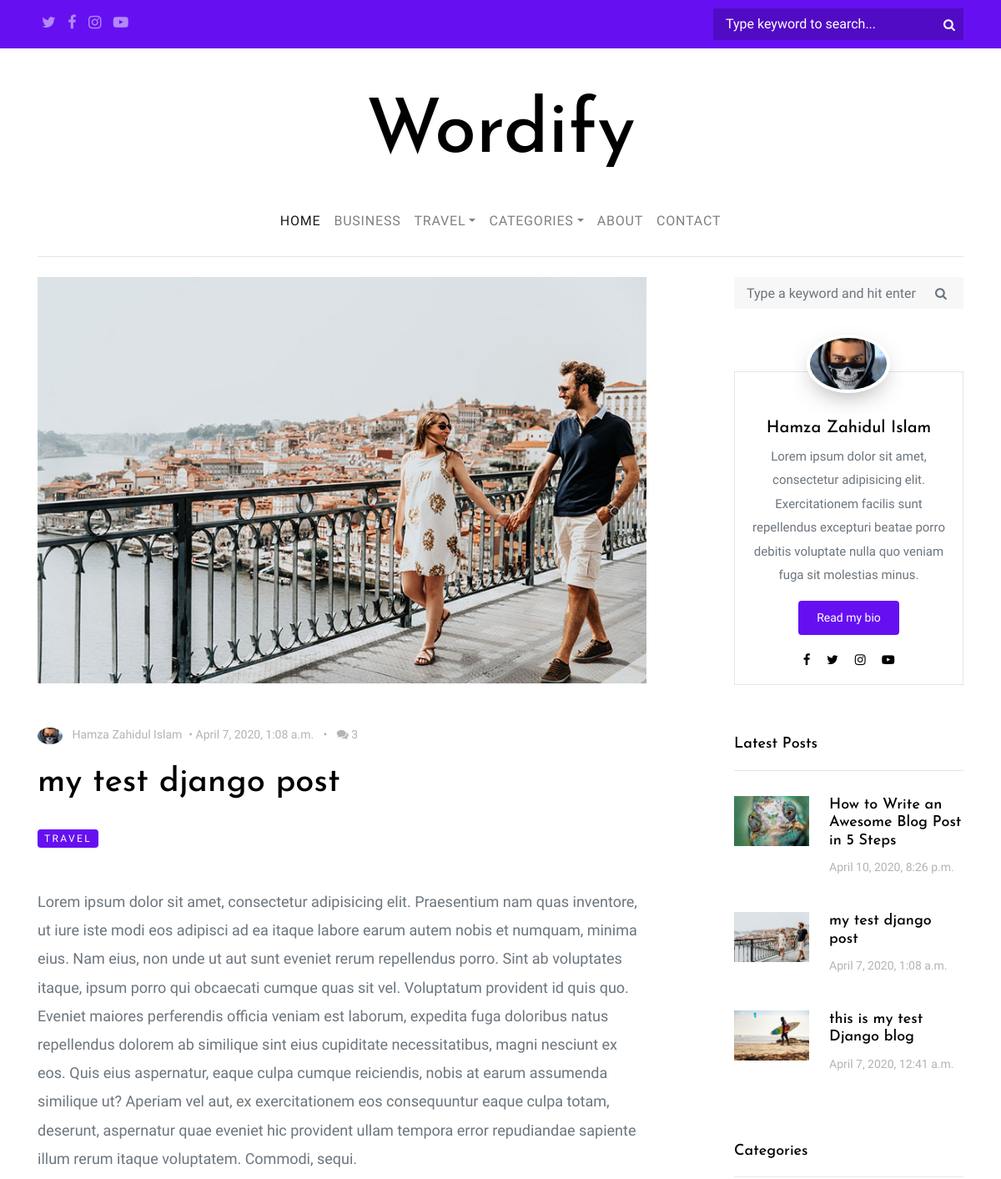
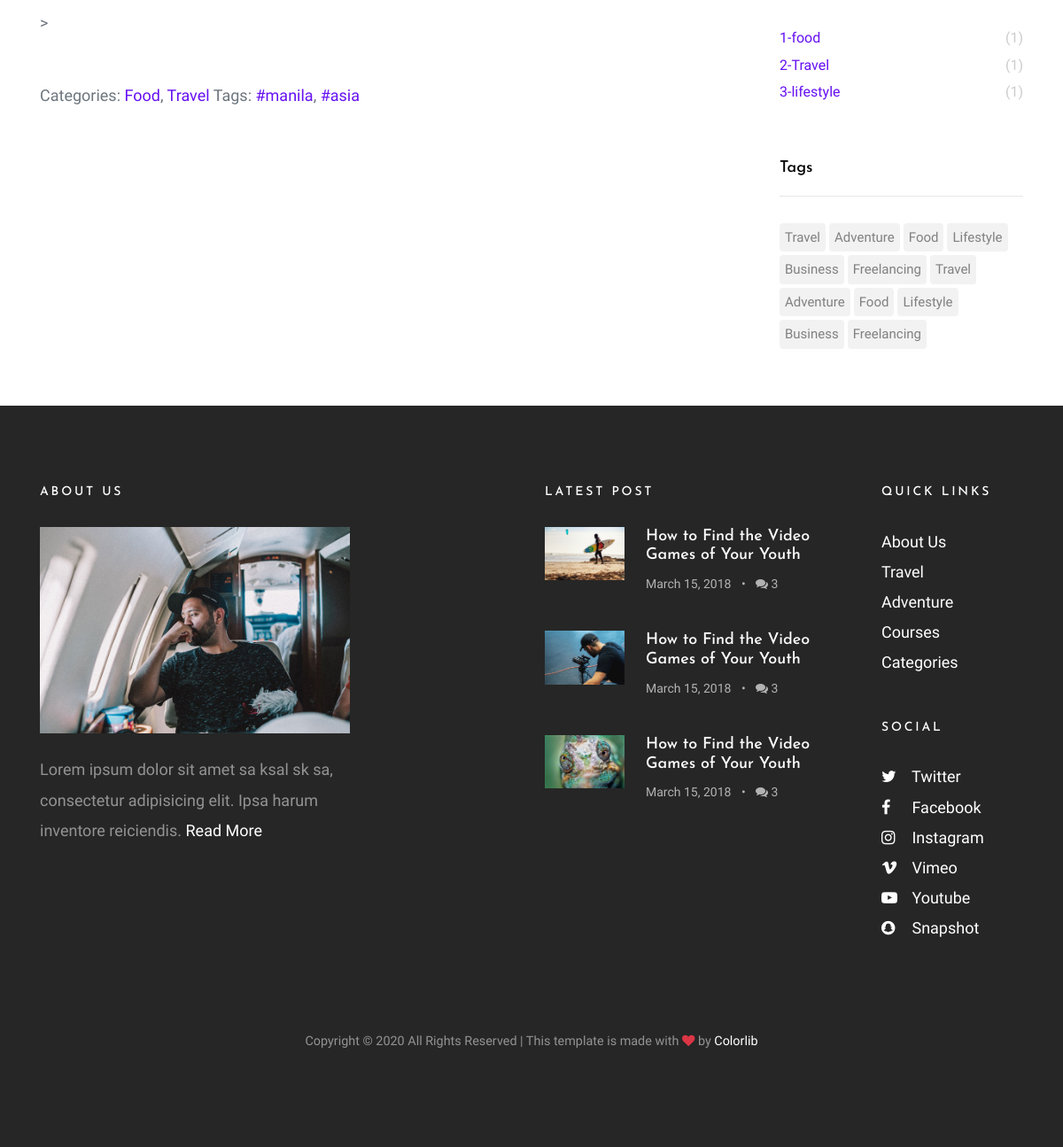
The app's page /blog/detail/2 with its own data (2 pictures, top to bottom).
### blog/models.py (models this page shows, shortened)
class Post(models.Model):
    title = models.CharField(max_length=50)
    photo = models.ImageField()
    author = models.ForeignKey(User, on_delete=models.CASCADE)
    date = models.DateTimeField(auto_now_add=True)
    body = models.TextField()
    category = models.ForeignKey(Category, on_delete=models.CASCADE)

class Profile(models.Model):
    full_name = models.CharField(max_length=200)
    photo = models.ImageField()
    user = models.OneToOneField(User, on_delete=models.CASCADE)
    body = models.TextField()
    fburl = models.CharField(max_length=300)
    twurl = models.CharField(max_length=300)
    inurl = models.CharField(max_length=300)
    yturl = models.CharField(max_length=300)

class Category(models.Model):
    name = models.CharField(max_length=50)
    def __str__(self):
        return self.name

### blog/views.py (the view)
# urls.py: path('detail/<int:post_id>', views.detail_post, name='blog-details'),
def detail_post(request, post_id):
    try:
        post_obj = Post.objects.get(id=post_id)
        contex = {'post': post_obj}
        return render(request, 'blog/detail_post.html', contex)
    except Exception as error:
        print(error)
        return render(request, '404.html')

### wordify/custom_context.py (called while the page is built)
def mycontext(request):
    profile = Profile.objects.all()
    categories = Category.objects.all()
    latest_post = Post.objects.order_by('-date')[0:3]
    userprofile = Profile.objects.all()
    return {'categories': categories, 'latest_post': latest_post, 'userprofile': userprofile, 'profile': profile}

### templates/blog/detail_post.html (shortened to what this page needs)
{% extends 'base_detail_post.html'  %}
{%  block content %}
<div class="col-md-12 col-lg-8 main-content">
    <img src="{{ post.photo.url }}" alt="Image" class="img-fluid mb-5">
    <div class="post-meta">
        <span class="author mr-2"><img src="{{ post.author.profile.photo.url }}" alt="Colorlib" class="mr-2">
            {{ post.author.profile.full_name }}</span>&bullet;
        <span class="mr-2">{{post.date}} </span> &bullet;
        <span class="ml-2"><span class="fa fa-comments"></span> 3</span>
    </div>
    <h1 class="mb-4">{{  post.title  }}</h1>
    <a class="category mb-5" href="#">{{ post.category  }}</a>
    <div class="post-content-body">
        <p>{{  post.body  }}</p>
        >
    </div>
    <div class="pt-5">
        <p>Categories: <a href="#">Food</a>, <a href="#">Travel</a> Tags: <a href="#">#manila</a>, <a href="#">#asia</a>
        </p>
    </div>
</div>
{% endblock %}

### templates/sider-section.html (shortened to what this page needs)
        <div class="col-md-12 col-lg-4 sidebar">
            <div class="sidebar-box search-form-wrap">
                <form action="blog/search/" class="search-form" method="post">
                    <div class="form-group">
                        <span class="icon fa fa-search"></span>
                        <input required=True name="search_keyword" type="text" class="form-control" id="s"
                            placeholder="Type a keyword and hit enter">
                    </div>
                </form>
            </div>
            <div class="sidebar-box">
                <div class="bio text-center">
                    {% for i in profile %}
                    <img src="{{ i.photo.url }}" alt="Image Placeholder" class="img-fluid">
                    <div class="bio-body">
                        <h2>{{ i.full_name  }}</h2>
                        <p>{{ i.body }}</p>
                        <p><a href="" class="btn btn-primary btn-sm rounded">Read my bio</a></p>
                        <p class="social">
                            <a href="{{ i.fburl }}" target="blank" class=p-2><span class="fa fa-facebook"></span></a>
                            <a href="{{i.twurl}}" target="blank" class="p-2"><span class="fa fa-twitter"></span></a>
                            <a href="{{i.inurl}}" target="blank" class="p-2"><span class="fa fa-instagram"></span></a>
                            <a href="{{i.yturl}}" target="blank" class="p-2"><span
                                    class="fa fa-youtube-play"></span></a>
                        </p>
                    </div>
                    {% endfor %}
                </div>
            </div>
            <div class="sidebar-box">
                <h3 class="heading">Latest Posts</h3>
                <div class="post-entry-sidebar">
                    <ul>
                        {% for i in latest_post %}
                        <li>
                            <a href="{% url 'blog-details' i.id %}">
                                <img src="{{ i.photo.url }}"" alt=" Image placeholder" class="mr-4">
                                <div class="text">
                                    <h4>{{ i.title }}</h4>
                                    <div class="post-meta">
                                        <span class="mr-2">{{i.date}} </span>
                                    </div>
                                </div>
                            </a>
                        </li>
                        {% endfor  %}
                    </ul>
                </div>
            </div>
            <div class="sidebar-box">
                <h3 class="heading">Categories</h3>
                {% for i in categories  %}
                <ul class="categories">
                    <li><a href="{% url 'category-list' i.id %}">{{ forloop.counter }}-{{i.name}}
                            <span>({{i.post_set.count}})</span></a>
                    </li>
                </ul>
                {% endfor %}
            </div>
            <div class="sidebar-box">
                <h3 class="heading">Tags</h3>
                <ul class="tags">
                    <li><a href="#">Travel</a></li>
                    <li><a href="#">Adventure</a></li>
                    <li><a href="#">Food</a></li>
                    <li><a href="#">Lifestyle</a></li>
                    <li><a href="#">Business</a></li>
                    <li><a href="#">Freelancing</a></li>
                    <li><a href="#">Travel</a></li>
                    <li><a href="#">Adventure</a></li>
                    <li><a href="#">Food</a></li>
                    <li><a href="#">Lifestyle</a></li>
                    <li><a href="#">Business</a></li>
                    <li><a href="#">Freelancing</a></li>
                </ul>
            </div>
        </div>

### static/css/style.css (style rules this page uses)
body { background: #ccc url("../images/photography.png") repeat; font-family: "Inconsolata", SFMono-Regular, Menlo, Monaco, Consolas, "Liberation Mono", "Courier New", monospace; font-weight: 300; font-size: 18px; line-height: 1.9; color: #6c757d; }
a { -webkit-transition: .3s all ease; -o-transition: .3s all ease; transition: .3s all ease; text-decoration: none; }
h1, h2, h3, h4, h5 { color: #000; font-family: "Josefin Sans", -apple-system, BlinkMacSystemFont, "Segoe UI", Roboto, "Helvetica Neue", Arial, sans-serif, "Apple Color Emoji", "Segoe UI Emoji", "Segoe UI Symbol", "Noto Color Emoji"; }
.category { display: inline-block; background: #6610f2; padding: 2px 8px; line-height: 1.5; font-size: 12px; border-radius: 4px; text-transform: uppercase; color: #fff !important; margin-right: 10px; letter-spacing: .2em; }
.bio { padding: 15px; background: #fff; border: 1px solid #e6e6e6; font-weight: 400; }
.bio img { border: 4px solid #fff; -webkit-box-shadow: 0 10px 30px -10px rgba(0, 0, 0, 0.4); box-shadow: 0 10px 30px -10px rgba(0, 0, 0, 0.4); max-width: 100px; margin-top: -4em; border-radius: 50%; position: relative; margin-bottom: 30px; }
.bio h2 { font-size: 20px; }
.bio .bio-body .social a { color: #000; }
.blog-entries .post-meta { margin-bottom: 20px; font-size: 14px; color: #b3b3b3; }
.blog-entries .post-meta .author img { width: 30px; border-radius: 50%; display: inline-block; }
.btn, .form-control { outline: none; -webkit-box-shadow: none !important; box-shadow: none !important; border-radius: 0; }
.form-control { -webkit-box-shadow: none !important; box-shadow: none !important; }
.btn { -webkit-transition: .3s all ease; -o-transition: .3s all ease; transition: .3s all ease; padding: 8px 20px; }
.btn.btn-primary { color: #fff; border-width: 2px; }
.btn.btn-sm { font-size: 14px; }
.sidebar { padding-left: 5em; }
.sidebar-box { margin-bottom: 4em; font-size: 15px; width: 100%; float: left; background: #fff; }
.sidebar-box *:last-child { margin-bottom: 0; }
.sidebar-box .heading { font-size: 18px; margin-bottom: 30px; padding-bottom: 20px; border-bottom: 1px solid #e6e6e6; }
.tags { padding: 0; margin: 0; font-weight: 400; }
.tags li { padding: 0; margin: 0 4px 4px 0; float: left; display: inline-block; }
.tags li a { float: left; display: block; border-radius: 4px; padding: 2px 6px; color: gray; background: #f2f2f2; }
.categories, .sidelink { padding: 0; margin: 0; font-weight: 400; }
.categories li, .sidelink li { padding: 0; margin: 0; position: relative; margin-bottom: 10px; padding-bottom: 10px; border-bottom: 1px dotted #dee2e6; list-style: none; }
.categories li:last-child, .sidelink li:last-child { margin-bottom: 0; border-bottom: none; padding-bottom: 0; }
.categories li a, .sidelink li a { display: block; font-size: 16px; }
.categories li a span, .sidelink li a span { position: absolute; right: 0; top: 0; color: #ccc; -webkit-transition: .3s all ease; -o-transition: .3s all ease; transition: .3s all ease; }
.heading { color: #000; }
.post-entry-sidebar .post-meta { font-size: 14px; color: #b3b3b3; }
.post-entry-sidebar ul { padding: 0; margin: 0; }
.post-entry-sidebar ul li { list-style: none; padding: 0 0 20px 0; margin: 0 0 20px 0; }
.post-entry-sidebar ul li a { display: table; }
.post-entry-sidebar ul li a img { width: 90px; }
.post-entry-sidebar ul li a img, .post-entry-sidebar ul li a .text { display: table-cell; vertical-align: middle; }
.post-entry-sidebar ul li a .text h4 { font-size: 18px; }
.search-form-wrap { margin-bottom: 5em; display: block; }
.search-form .form-group { position: relative; }
.search-form .form-group #s { padding-right: 50px; background: #f7f7f7; padding: 15px 15px; border: none; }
.search-form .icon { position: absolute; top: 50%; right: 20px; -webkit-transform: translateY(-50%); -ms-transform: translateY(-50%); transform: translateY(-50%); }

### records on screen
Post: photo (picture), author.profile.photo (picture), author.profile.full_name "Hamza Zahidul Islam", date "April 7, 2020, 1:08 a.m.", title "my test django post", category "TRAVEL", body "Lorem ipsum dolor sit amet, consectetur adipisicing elit. Praesentium nam quas inventore, ut iure iste modi eos adipisci ad ea itaque labore earum autem nobis et numquam, minima eius. Nam eius, non unde ut aut sunt eveniet rerum repellendus porro. Sint ab voluptates itaque, ipsum porro qui obcaecati cumque quas sit vel. Voluptatum provident id quis quo. Eveniet maiores perferendis officia veniam est laborum, expedita fuga doloribus natus repellendus dolorem ab similique sint eius cupiditate necessitatibus, magni nesciunt ex eos. Quis eius aspernatur, eaque culpa cumque reiciendis, nobis at earum assumenda similique ut? Aperiam vel aut, ex exercitationem eos consequuntur eaque culpa totam,…"
Profile: photo (picture), full_name "Hamza Zahidul Islam", body "Lorem ipsum dolor sit amet, consectetur adipisicing elit. Exercitationem facilis sunt repellendus excepturi beatae porro debitis voluptate nulla quo veniam fuga sit molestias minus."
Post: photo (picture), title "How to Write an Awesome Blog Post in 5 Steps", date "April 10, 2020, 8:26 p.m."
Post: photo (picture), title "this is my test Django blog", date "April 7, 2020, 12:41 a.m."
Category: name "food", post_set.count "1"
Category: name "Travel", post_set.count "1"
Category: name "lifestyle", post_set.count "1"
